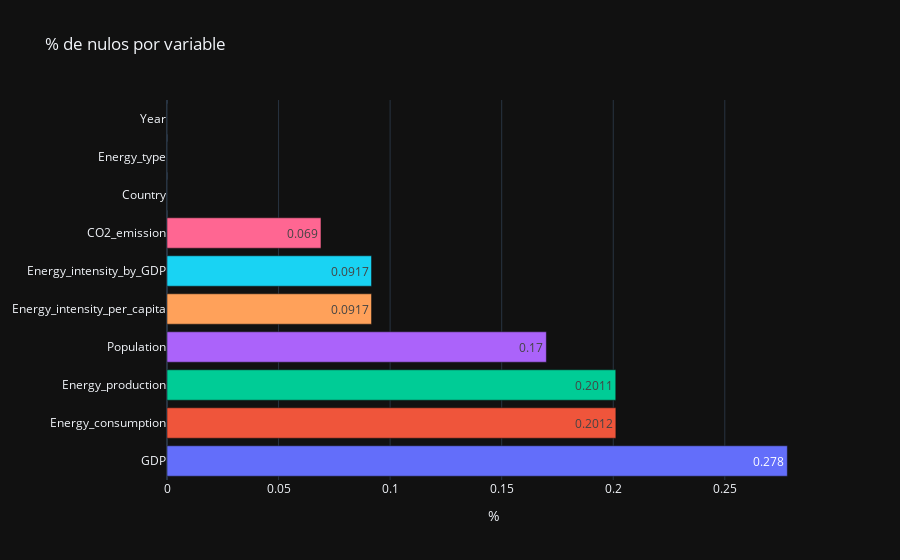

Notebook cell for this chart:
### Code cell
datos = nulos.sort_values(ascending=False).round(4)
fig_1 = px.bar(nulos.sort_values(ascending=False),orientation="h",text=datos,
        template="plotly_dark",color=datos.index,title="% de nulos por variable")
fig_1.update_layout(xaxis_title="%",yaxis_title=None,showlegend=False)

### Figure 1 — Plotly figure (JSON) as saved in the notebook; plotly's stock layout.template omitted (floating-point values rounded to 4 significant figures)
{"data": [{"alignmentgroup": "True", "hovertemplate": "color=GDP<br>value=%{x}<br>index=%{y}<br>text=%{text}<extra></extra>", "legendgroup": "GDP", "marker": {"color": "#636efa", "pattern": {"shape": ""}}, "name": "GDP", "offsetgroup": "GDP", "orientation": "h", "showlegend": true, "text": [0.278], "textposition": "auto", "type": "bar", "x": [0.278], "xaxis": "x", "y": ["GDP"], "yaxis": "y"}, {"alignmentgroup": "True", "hovertemplate": "color=Energy_consumption<br>value=%{x}<br>index=%{y}<br>text=%{text}<extra></extra>", "legendgroup": "Energy_consumption", "marker": {"color": "#EF553B", "pattern": {"shape": ""}}, "name": "Energy_consumption", "offsetgroup": "Energy_consumption", "orientation": "h", "showlegend": true, "text": [0.2012], "textposition": "auto", "type": "bar", "x": [0.2012], "xaxis": "x", "y": ["Energy_consumption"], "yaxis": "y"}, {"alignmentgroup": "True", "hovertemplate": "color=Energy_production<br>value=%{x}<br>index=%{y}<br>text=%{text}<extra></extra>", "legendgroup": "Energy_production", "marker": {"color": "#00cc96", "pattern": {"shape": ""}}, "name": "Energy_production", "offsetgroup": "Energy_production", "orientation": "h", "showlegend": true, "text": [0.2011], "textposition": "auto", "type": "bar", "x": [0.2011], "xaxis": "x", "y": ["Energy_production"], "yaxis": "y"}, {"alignmentgroup": "True", "hovertemplate": "color=Population<br>value=%{x}<br>index=%{y}<br>text=%{text}<extra></extra>", "legendgroup": "Population", "marker": {"color": "#ab63fa", "pattern": {"shape": ""}}, "name": "Population", "offsetgroup": "Population", "orientation": "h", "showlegend": true, "text": [0.17], "textposition": "auto", "type": "bar", "x": [0.17], "xaxis": "x", "y": ["Population"], "yaxis": "y"}, {"alignmentgroup": "True", "hovertemplate": "color=Energy_intensity_per_capita<br>value=%{x}<br>index=%{y}<br>text=%{text}<extra></extra>", "legendgroup": "Energy_intensity_per_capita", "marker": {"color": "#FFA15A", "pattern": {"shape": ""}}, "name": "Energy_intensity_per_capita", "offsetgroup": "Energy_intensity_per_capita", "orientation": "h", "showlegend": true, "text": [0.0917], "textposition": "auto", "type": "bar", "x": [0.09167], "xaxis": "x", "y": ["Energy_intensity_per_capita"], "yaxis": "y"}, {"alignmentgroup": "True", "hovertemplate": "color=Energy_intensity_by_GDP<br>value=%{x}<br>index=%{y}<br>text=%{text}<extra></extra>", "legendgroup": "Energy_intensity_by_GDP", "marker": {"color": "#19d3f3", "pattern": {"shape": ""}}, "name": "Energy_intensity_by_GDP", "offsetgroup": "Energy_intensity_by_GDP", "orientation": "h", "showlegend": true, "text": [0.0917], "textposition": "auto", "type": "bar", "x": [0.09167], "xaxis": "x", "y": ["Energy_intensity_by_GDP"], "yaxis": "y"}, {"alignmentgroup": "True", "hovertemplate": "color=CO2_emission<br>value=%{x}<br>index=%{y}<br>text=%{text}<extra></extra>", "legendgroup": "CO2_emission", "marker": {"color": "#FF6692", "pattern": {"shape": ""}}, "name": "CO2_emission", "offsetgroup": "CO2_emission", "orientation": "h", "showlegend": true, "text": [0.069], "textposition": "auto", "type": "bar", "x": [0.06901], "xaxis": "x", "y": ["CO2_emission"], "yaxis": "y"}, {"alignmentgroup": "True", "hovertemplate": "color=Country<br>value=%{x}<br>index=%{y}<br>text=%{text}<extra></extra>", "legendgroup": "Country", "marker": {"color": "#B6E880", "pattern": {"shape": ""}}, "name": "Country", "offsetgroup": "Country", "orientation": "h", "showlegend": true, "text": [0], "textposition": "auto", "type": "bar", "x": [0], "xaxis": "x", "y": ["Country"], "yaxis": "y"}, {"alignmentgroup": "True", "hovertemplate": "color=Energy_type<br>value=%{x}<br>index=%{y}<br>text=%{text}<extra></extra>", "legendgroup": "Energy_type", "marker": {"color": "#FF97FF", "pattern": {"shape": ""}}, "name": "Energy_type", "offsetgroup": "Energy_type", "orientation": "h", "showlegend": true, "text": [0], "textposition": "auto", "type": "bar", "x": [0], "xaxis": "x", "y": ["Energy_type"], "yaxis": "y"}, {"alignmentgroup": "True", "hovertemplate": "color=Year<br>value=%{x}<br>index=%{y}<br>text=%{text}<extra></extra>", "legendgroup": "Year", "marker": {"color": "#FECB52", "pattern": {"shape": ""}}, "name": "Year", "offsetgroup": "Year", "orientation": "h", "showlegend": true, "text": [0], "textposition": "auto", "type": "bar", "x": [0], "xaxis": "x", "y": ["Year"], "yaxis": "y"}], "layout": {"barmode": "relative", "legend": {"title": {"text": "color"}, "tracegroupgap": 0}, "showlegend": false, "title": {"text": "% de nulos por variable"}, "xaxis": {"anchor": "y", "domain": [0, 1], "title": {"text": "%"}}, "yaxis": {"anchor": "x", "domain": [0, 1], "title": {}}}}
